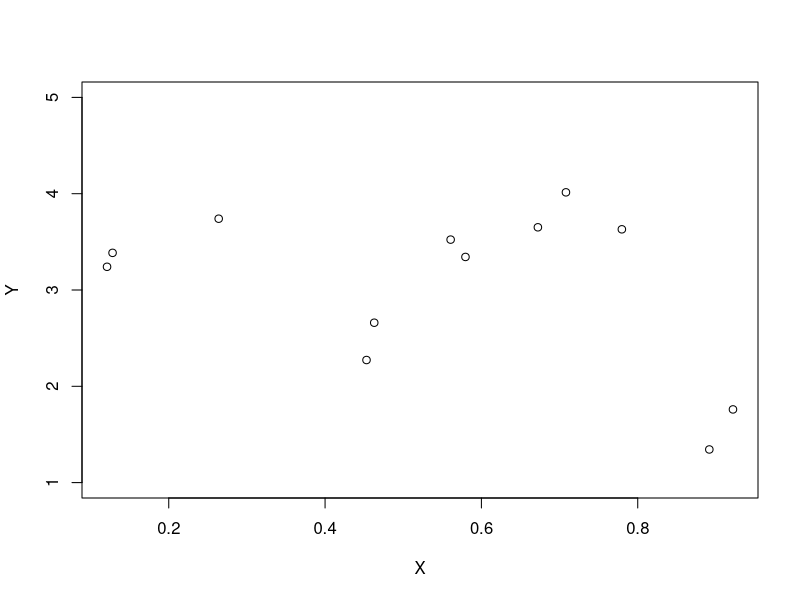

Source code (R): (Note: this script raises an error after producing the figure.)
# generate data
N <- 12
X <- matrix(runif(N))
Y = sin(12 * X) + 0.66 * cos(25 * X) + matrix(rnorm(N)) * 0.1 + 3
plot(X, Y, ylim=c(1,5))

# set up kernel and GP
k <- gpflow$kernels$Matern52(1L, lengthscales = 0.3)
m <- gpflow$gpr$GPR(X, Y, kern=k)

# look at model parameters
print(m)

# adjust some parameters by hand
m$likelihood$variance <- 0.01  # noise variance
m$kern$lengthscales <- 0.5     # kernel lengthscale

# prediction on a grid
x <- matrix(seq(-0.1, 1.1, len = 100))
pred <- m$predict_y(x)
predicted_mean <- pred[[1]]
predicted_variance <- pred[[2]]

# plot of the model
plotGPR <- function(m, xlim){
  x <- matrix(seq(xlim[1], xlim[2], len=100))
  pred <- m$predict_y(x)
  lower <- pred[[1]] - 2*sqrt(pred[[2]])
  upper <- pred[[1]] + 2*sqrt(pred[[2]])
  plot(m$X$value, m$Y$value,
        xlim=xlim, ylim=range(m$Y$value,lower,upper),
        xlab="X", ylab="Y")
  lines(x, pred[[1]], lwd=1.5)
  lines(x, lower, lwd=.5)
  lines(x, upper, lwd=.5)
}

plotGPR(m, xlim=c(-0.1, 1.1))

# optimize the model parameters (maximum likelihood)
m$optimize()
print(m)
plotGPR(m, xlim=c(-0.1, 1.1))

# Note that prior to optimization, it is possible to fix parameter values or to constrain them to be in a given range
m$kern$variance$fixed <- TRUE
m$kern$lengthscales$transform <- gpflow$transforms$Logistic(1e-5,5)
print(m)

# Finally, it is also possible to include and estimate a mean function in the models (also known as Universal Kriging)
meanf <- gpflow$mean_functions$Linear(1,0)
m <- gpflow$gpr$GPR(X, Y, k, meanf)
m$optimize()
print(m)
plotGPR(m, xlim=c(-.6, 1.6))
